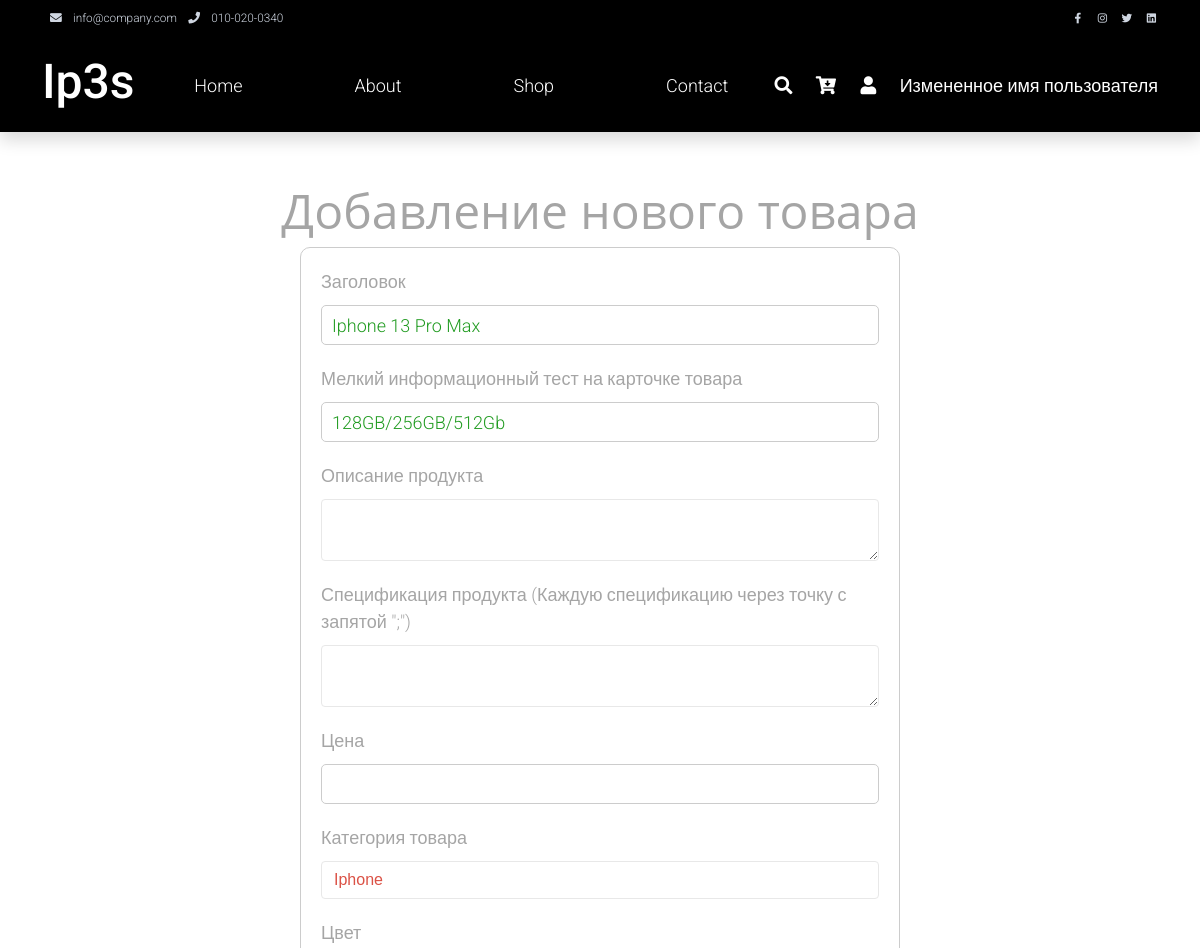
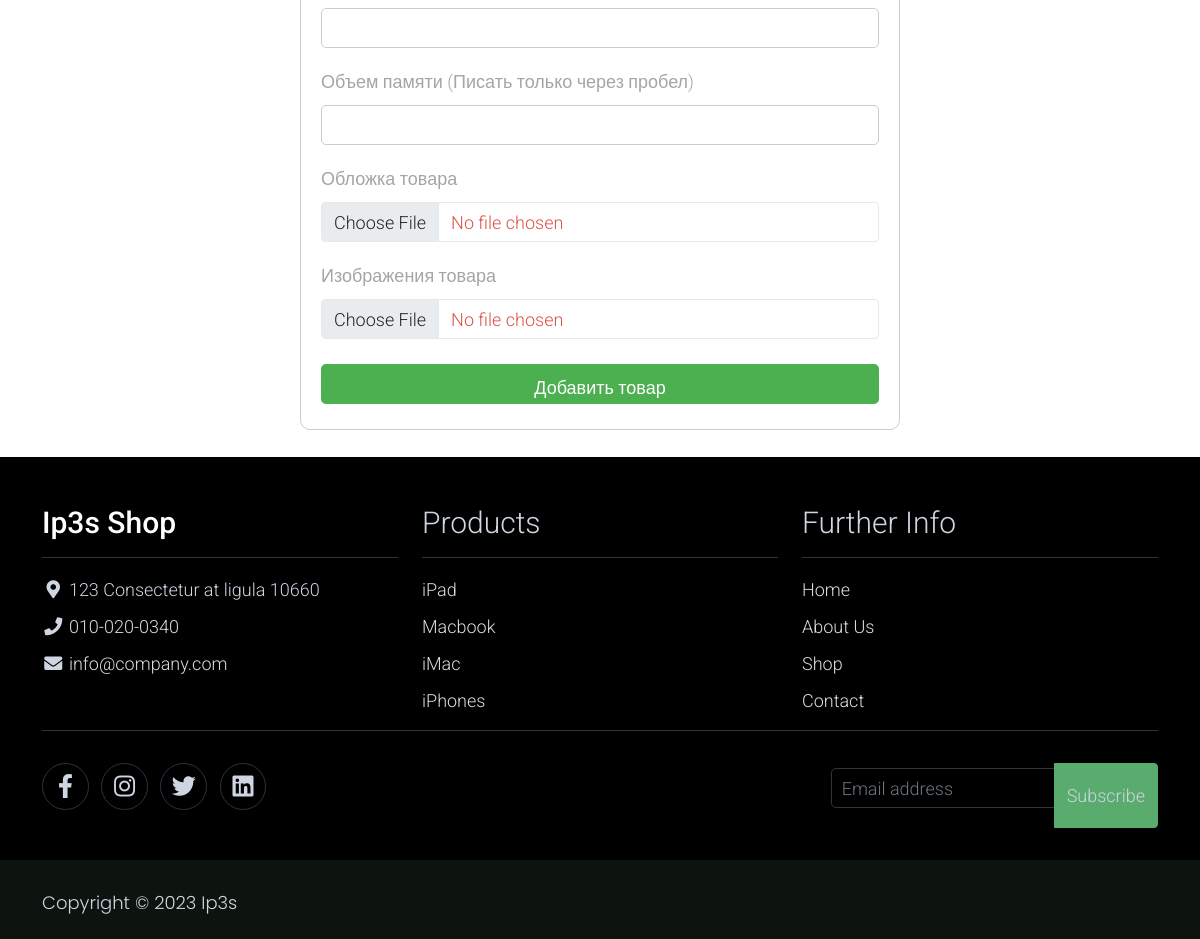
Page /product_edit/1 (signed in) on the committed database (2 pictures, top to bottom).
### data/users.py (models this page shows, shortened)
class User(SqlAlchemyBase, UserMixin):
    __tablename__ = 'users'
    id = sqlalchemy.Column(sqlalchemy.Integer,
                           primary_key=True, autoincrement=True)
    name = sqlalchemy.Column(sqlalchemy.String, nullable=True)
    email = sqlalchemy.Column(sqlalchemy.String,
                              index=True, unique=True, nullable=True)
    hashed_password = sqlalchemy.Column(sqlalchemy.String, nullable=True)
    created_date = sqlalchemy.Column(sqlalchemy.DateTime,
                                     default=datetime.datetime.now)
    news = orm.relationship("News", back_populates='user')
    is_admin = sqlalchemy.Column(sqlalchemy.Boolean)
    cart = sqlalchemy.Column(sqlalchemy.String)

### data/news.py (models this page shows)
class News(SqlAlchemyBase):
    __tablename__ = 'news'
    id = sqlalchemy.Column(sqlalchemy.Integer,
                           primary_key=True, autoincrement=True)
    title = sqlalchemy.Column(sqlalchemy.String, nullable=True)
    content = sqlalchemy.Column(sqlalchemy.String, nullable=True)
    created_date = sqlalchemy.Column(sqlalchemy.DateTime,
                                     default=datetime.datetime.now)
    image = sqlalchemy.Column(sqlalchemy.String, nullable=True)
    type = sqlalchemy.Column(sqlalchemy.String, nullable=True)
    color = sqlalchemy.Column(sqlalchemy.String, nullable=True)
    size = price = sqlalchemy.Column(sqlalchemy.String, nullable=True)
    price = sqlalchemy.Column(sqlalchemy.Integer)
    cover = sqlalchemy.Column(sqlalchemy.String, nullable=True)
    description = sqlalchemy.Column(sqlalchemy.String)
    spec = sqlalchemy.Column(sqlalchemy.String)
    user_id = sqlalchemy.Column(sqlalchemy.Integer,
                                sqlalchemy.ForeignKey("users.id"))
    is_private = sqlalchemy.Column(sqlalchemy.Boolean, default=True)
    user = orm.relationship('User')

### main.py (the view, shortened to what this page needs)
@app.route('/product_edit/<int:id>', methods=['GET', 'POST'])
@login_required
def edit_product(id):
    form = ProductForm()
    if request.method == "GET":
        db_sess = db_session.create_session()
        news = db_sess.query(News).filter(News.id == id,
                                          News.user == current_user
                                          ).first()
        if news:
            form.title.data = news.title
            form.content.data = news.content
            form.is_private.data = news.is_private
        else:
            abort(404)
    return render_template('product.html',
                           title='Редактирование новости',
                           form=form
                           )

### templates/product.html (shortened to what this page needs)
{% extends "base.html" %}
{% block content %}
    <h1>Добавление нового товара</h1>
    <form action="" method="post" enctype="multipart/form-data">
        {{ form.title.label }}
        {{ form.title(class="form-control", type="text") }}
        {{ form.content.label }}
        {{ form.content(class="form-control") }}
        {{ form.desc.label }}
        {{ form.desc(class="form-control") }}
        {{ form.spec.label }}
        {{ form.spec(class="form-control") }}
        {{ form.price.label }}
        {{ form.price(class="form-control", min="0", step="1", type="number") }}
        {{ form.type_k.label }}
        {{ form.type_k(class="form-control") }}
        {{ form.color.label }}
        {{ form.color(class="form-control") }}
        {{ form.size.label }}
        {{ form.size(class="form-control") }}
        {{ form.cover.label }}
        {{ form.cover(class="form-control", type="file", accept="image/*") }}
        {{ form.image.label }}
        {{ form.image(class="form-control", type="file", accept="image/*") }}
        {{ form.submit(type="submit", class="btn btn-primary", value="Добавить товар") }}
    </form>
    <br>
{% endblock %}

### templates/base.html (shortened to what this page needs)
<!DOCTYPE html>
<html lang="ru">
<head>
    <link rel="stylesheet" href="../static/css/bootstrap.min.css">
    <link rel="stylesheet" href="../static/css/templatemo.css">
    <link rel="stylesheet" href="../static/css/style.css">
    <link rel="stylesheet" href="../static/css/custom.css">
    <link rel="stylesheet" href="../static/css/cart.css">
    <link rel="stylesheet" href="../static/css/cart_responsive.css">
    <link rel="stylesheet" href="../static/css/fontawesome.min.css">
<link rel="stylesheet" href="https://unpkg.com/leaflet@1.7.1/dist/leaflet.css" />
</head>
<body>
    <nav class="navbar navbar-expand-lg bg-dark navbar-light d-none d-lg-block" id="templatemo_nav_top">
        <div class="container text-light">
            <div class="w-100 d-flex justify-content-between">
                <div>
                    <i class="fa fa-envelope mx-2"></i>
                    <a class="navbar-sm-brand text-light text-decoration-none" href="mailto:info@company.com">info@company.com</a>
                    <i class="fa fa-phone mx-2"></i>
                    <a class="navbar-sm-brand text-light text-decoration-none" href="tel:010-020-0340">010-020-0340</a>
                </div>
                <div>
                    <a class="text-light" href="https://fb.com/templatemo" target="_blank" rel="sponsored"><i class="fab fa-facebook-f fa-sm fa-fw me-2"></i></a>
                    <a class="text-light" href="https://www.instagram.com/" target="_blank"><i class="fab fa-instagram fa-sm fa-fw me-2"></i></a>
                    <a class="text-light" href="https://twitter.com/" target="_blank"><i class="fab fa-twitter fa-sm fa-fw me-2"></i></a>
                    <a class="text-light" href="https://www.linkedin.com/" target="_blank"><i class="fab fa-linkedin fa-sm fa-fw"></i></a>
                </div>
            </div>
        </div>
    </nav>
    <nav class="navbar navbar-expand-lg navbar-light shadow bg-light">
        <div class="container d-flex justify-content-between align-items-center">
            <a class="navbar-brand text-success logo h1 align-self-center" href="/">
                Ip3s
            </a>
            <div class="align-self-center collapse navbar-collapse flex-fill  d-lg-flex justify-content-lg-between" id="templatemo_main_nav">
                <div class="flex-fill">
                    <ul class="nav navbar-nav d-flex justify-content-between mx-lg-auto">
                        <li class="nav-item">
                            <a class="nav-link" href="/">Home</a>
                        </li>
                        <li class="nav-item">
                            <a class="nav-link" href="/about">About</a>
                        </li>
                        <li class="nav-item">
                            <a class="nav-link" href="/shop">Shop</a>
                        </li>
                        <li class="nav-item">
                            <a class="nav-link" href="/contact">Contact</a>
                        </li>
                    </ul>
                </div>
                <div class="navbar align-self-center d-flex">
                    <a class="nav-icon d-none d-lg-inline" href="#" data-bs-toggle="modal" data-bs-target="#templatemo_search">
                        <i class="fa fa-fw fa-search text-dark mr-2"></i>
                    </a>
                     {% if current_user.is_authenticated %}
                        <a class="nav-icon position-relative text-decoration-none" href="/cart">
                            <i class="fa fa-fw fa-cart-arrow-down text-dark mr-1"></i>
                        </a>
                        <a href="/logout" class="text-decoration-none user-cab" style="display: flex;">
                            <div class="nav-icon position-relative text-decoration-none">
                                <i class="fa fa-fw fa-user text-dark mr-3"></i>
                            </div>
                            <div href="#" class="text-decoration-none">{{ current_user.name }}</div>
                        </a>
                    {% else %}
                        <p>
                            <a class="btn btn-primary " href="/register">Зарегистрироваться</a>
                            <a class="btn btn-success" href="/login">Войти</a>
                        </p>
                    {% endif %}
                </div>
            </div>
        </div>
    </nav>
    {% block content %}
    {% endblock %}
    <footer class="bg-dark" id="tempaltemo_footer">
        <div class="container">
            <div class="row">
                <div class="col-md-4 pt-5">
                    <h2 class="h2 text-success border-bottom pb-3 border-light logo">Ip3s Shop</h2>
                    <ul class="list-unstyled text-light footer-link-list">
                        <li>
                            <i class="fas fa-map-marker-alt fa-fw"></i>
                            123 Consectetur at ligula 10660
                        </li>
                        <li>
                            <i class="fa fa-phone fa-fw"></i>
                            <a class="text-decoration-none" href="tel:010-020-0340">010-020-0340</a>
                        </li>
                        <li>
                            <i class="fa fa-envelope fa-fw"></i>
                            <a class="text-decoration-none" href="mailto:info@company.com">info@company.com</a>
                        </li>
                    </ul>
                </div>
                <div class="col-md-4 pt-5">
                    <h2 class="h2 text-light border-bottom pb-3 border-light">Products</h2>
                    <ul class="list-unstyled text-light footer-link-list">
                        <li><a class="text-decoration-none" href="/shop">iPad</a></li>
                        <li><a class="text-decoration-none" href="/shop">Macbook</a></li>
                        <li><a class="text-decoration-none" href="/shop">iMac</a></li>
                        <li><a class="text-decoration-none" href="/shop">iPhones</a></li>
                    </ul>
                </div>
                <div class="col-md-4 pt-5">
                    <h2 class="h2 text-light border-bottom pb-3 border-light">Further Info</h2>
                    <ul class="list-unstyled text-light footer-link-list">
                        <li><a class="text-decoration-none" href="/">Home</a></li>
                        <li><a class="text-decoration-none" href="/about">About Us</a></li>
                        <li><a class="text-decoration-none" href="/shop">Shop</a></li>
                        <li><a class="text-decoration-none" href="/contact">Contact</a></li>
                    </ul>
                </div>
            </div>
            <div class="row text-light mb-4">
                <div class="col-12 mb-3">
                    <div class="w-100 my-3 border-top border-light"></div>
                </div>
                <div class="col-auto me-auto">
                    <ul class="list-inline text-left footer-icons">
                        <li class="list-inline-item border border-light rounded-circle text-center">
                            <a class="text-light text-decoration-none" target="_blank" href="http://facebook.com/"><i class="fab fa-facebook-f fa-lg fa-fw"></i></a>
                        </li>
                        <li class="list-inline-item border border-light rounded-circle text-center">
                            <a class="text-light text-decoration-none" target="_blank" href="https://www.instagram.com/"><i class="fab fa-instagram fa-lg fa-fw"></i></a>
                        </li>
                        <li class="list-inline-item border border-light rounded-circle text-center">
                            <a class="text-light text-decoration-none" target="_blank" href="https://twitter.com/"><i class="fab fa-twitter fa-lg fa-fw"></i></a>
                        </li>
                        <li class="list-inline-item border border-light rounded-circle text-center">
                            <a class="text-light text-decoration-none" target="_blank" href="https://www.linkedin.com/"><i class="fab fa-linkedin fa-lg fa-fw"></i></a>
                        </li>
                    </ul>
                </div>
                <div class="col-auto">
                    <div class="input-group mb-2">
                        <input type="text" class="form-control bg-dark border-light" id="subscribeEmail" placeholder="Email address">
                        <div class="input-group-text btn-success text-light">Subscribe</div>
                    </div>
                </div>
            </div>
        </div>
        <div class="w-100 bg-black py-3">
            <div class="container">
                <div class="row pt-2">
                    <div class="col-12">
                        <p class="text-left text-light">
                            Copyright &copy; 2023 Ip3s
                        </p>
                    </div>
                </div>
            </div>
        </div>
    </footer>
</body>
</html>

### rows in the picture
User: name "Измененное имя пользователя"
News: title "Iphone 13 Pro Max", content "128GB/256GB/512Gb"
